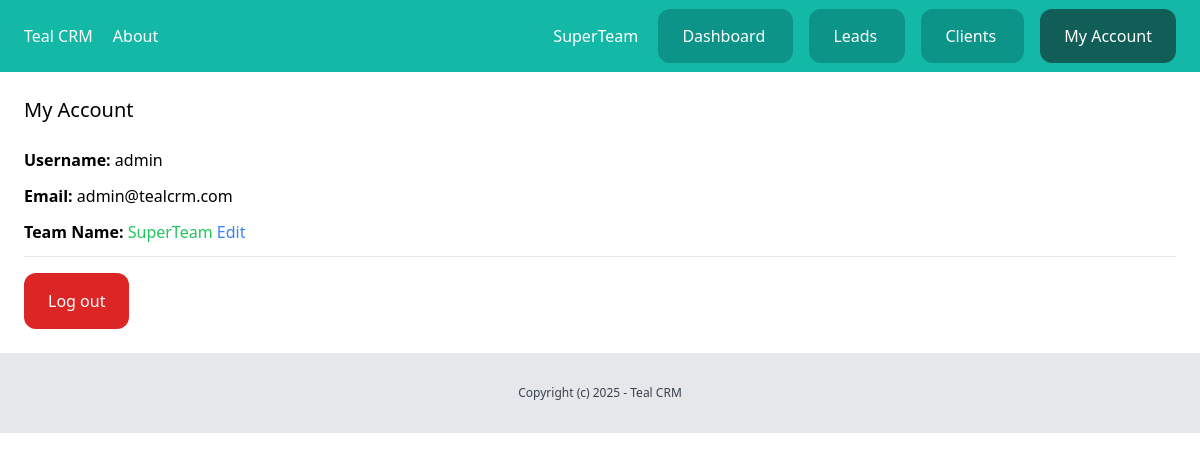
Page /dashboard/myaccount/ (signed in) on the earlier database version.
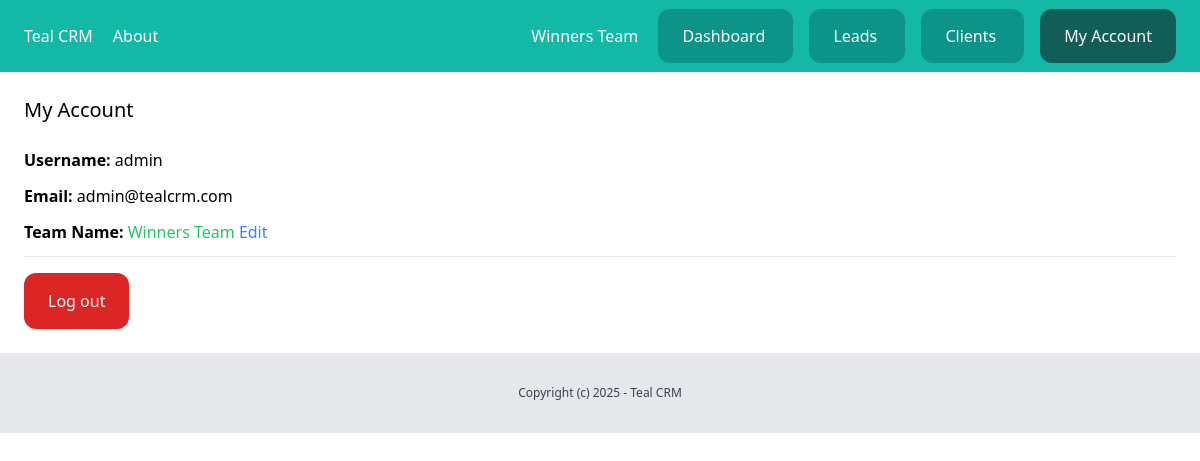
Same page on the later database version.
### team/models.py (models this page shows)
class Team(models.Model):
    plan = models.ForeignKey(Plan,related_name='teams',on_delete=models.CASCADE, null=True, blank=True)
    name = models.CharField(max_length=255)
    created_by = models.ForeignKey(User,related_name='created_teams' ,on_delete=models.CASCADE)
    created_at = models.DateTimeField(auto_now_add=True)
    members = models.ManyToManyField(User)
    def __str__(self):
        return self.name

### userprofile/views.py (the view)
# urls.py: path('myaccount/',views.myaccount,name='myaccount'),
@login_required
def myaccount(request):
    return render(request,'userprofile/myaccount.html')

### team/context_processors.py (called while the page is built)
def active_team(request):
    active_team = None  # Default to None
    if request.user.is_authenticated:
        user_profile = getattr(request.user, 'userprofile', None)  # Safely access userprofile
        if user_profile and user_profile.active_team:
            active_team = user_profile.active_team
        else:
            active_team = Team.objects.filter(created_by=request.user).first()
    return {'active_team': active_team}

### userprofile/templates/userprofile/myaccount.html (shortened to what this page needs)
{% extends 'core/base.html' %}
{% block content %}
<div class="py-6 px-6">
    <h1 class="text-xl mb-6">My Account</h1>
    <p class="mb-3">
        <strong>Username:</strong> {{request.user.username}}
    </p>
    <p class="mb-3">
        <strong>Email:</strong> {{request.user.email}}
    </p>
    <p class="mb-3">
        {% if active_team %}
        <strong>Team Name:</strong>
        <a href="{% url 'team:detail' active_team.id %}" class="text-green-500"> {{active_team.name}}</a>
        {% if active_team.created_by == request.user %}
        <a href="{% url 'team:edit' active_team.id %}" class="text-blue-500">Edit</a>
        {% endif %}
        {% else %}
        <a href="{% url 'team:list'%}" class="text-blue-500">Select Team</a>
        {% endif %}
    </p>
    <hr class="mb-4">
    <a href="{% url 'logout' %}" class="inline-block py-4 px-6 bg-red-600 rounded-xl text-white">
        Log out
    </a>
</div>
{% endblock %}

### core/templates/core/partials/nav.html (shortened to what this page needs)
<nav class="px-6 py-6 bg-teal-500 flex justify-between">
    <div class="space-x-4">
        <a href="/" class="text-white">
            Teal CRM
        </a>
        <a href="{% url 'about' %}" class="text-white">
            About
        </a>
    </div>
    <div class="space-x-4">
        {% if request.user.is_authenticated %}
        <a href="{% url 'team:detail' active_team.id %}" class="text-white">
            {{active_team}}
        </a>
        <a href="{% url 'dashboard:index' %}" class="py-4 px-6 bg-teal-600 rounded-xl text-white">
            Dashboard
        </a>
        <a href="{% url 'leads:list' %}" class="py-4 px-6 bg-teal-600 rounded-xl text-white">
            Leads
        </a>
        <a href="{% url 'clients:list' %}" class="py-4 px-6 bg-teal-600 rounded-xl text-white">
            Clients
        </a>
        <a href="{% url 'userprofile:myaccount' %}" class="py-4 px-6 bg-teal-800 rounded-xl text-white">
            My Account
        </a>
        {% endif %}
    </div>
</nav>

Differences in the rows shown:
no longer on this page (row edited): Team: name "SuperTeam"
now on this page (row edited): Team: name "Winners Team"
